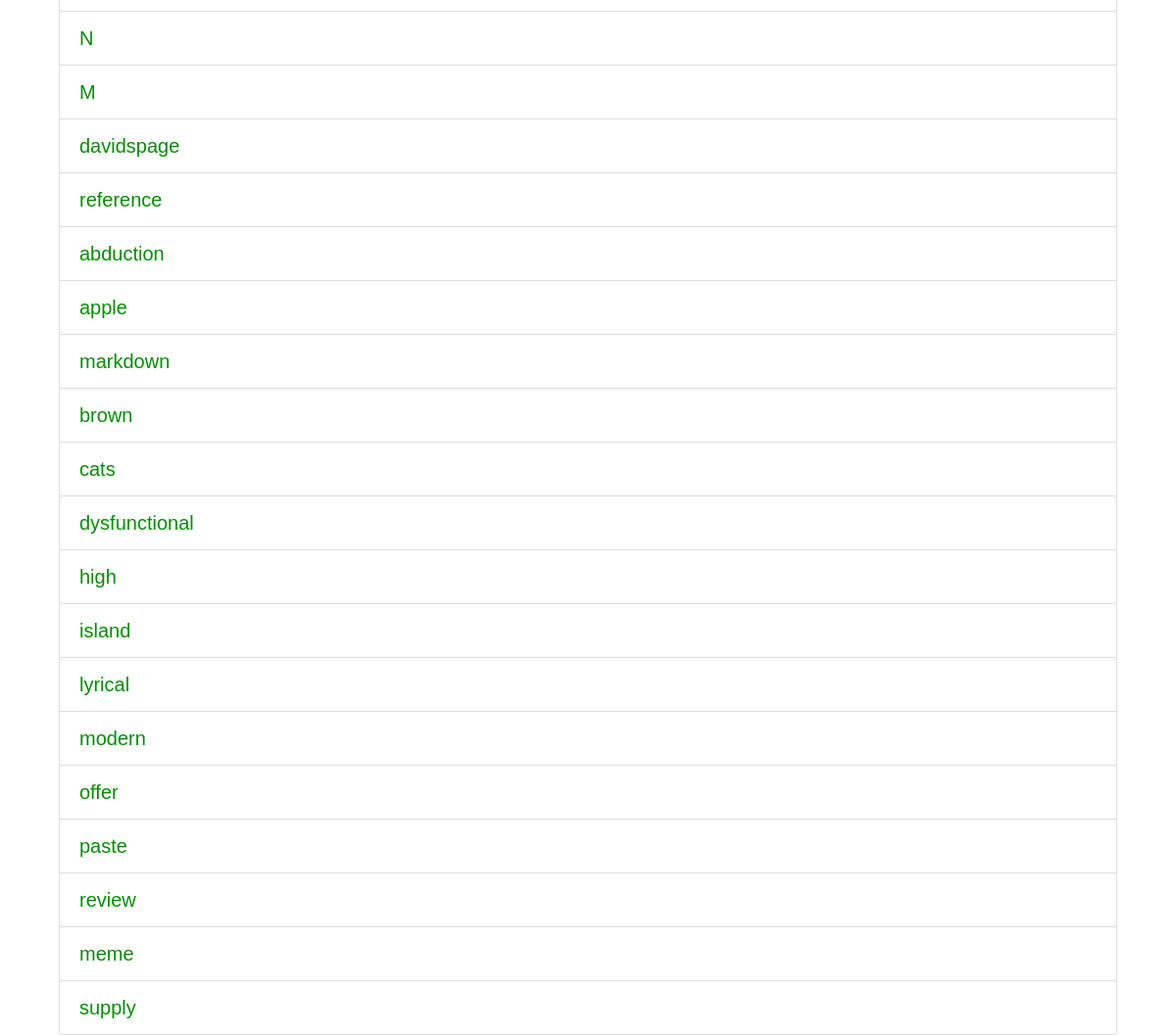
The page /wiki/ (lower part) on the database as committed earlier.
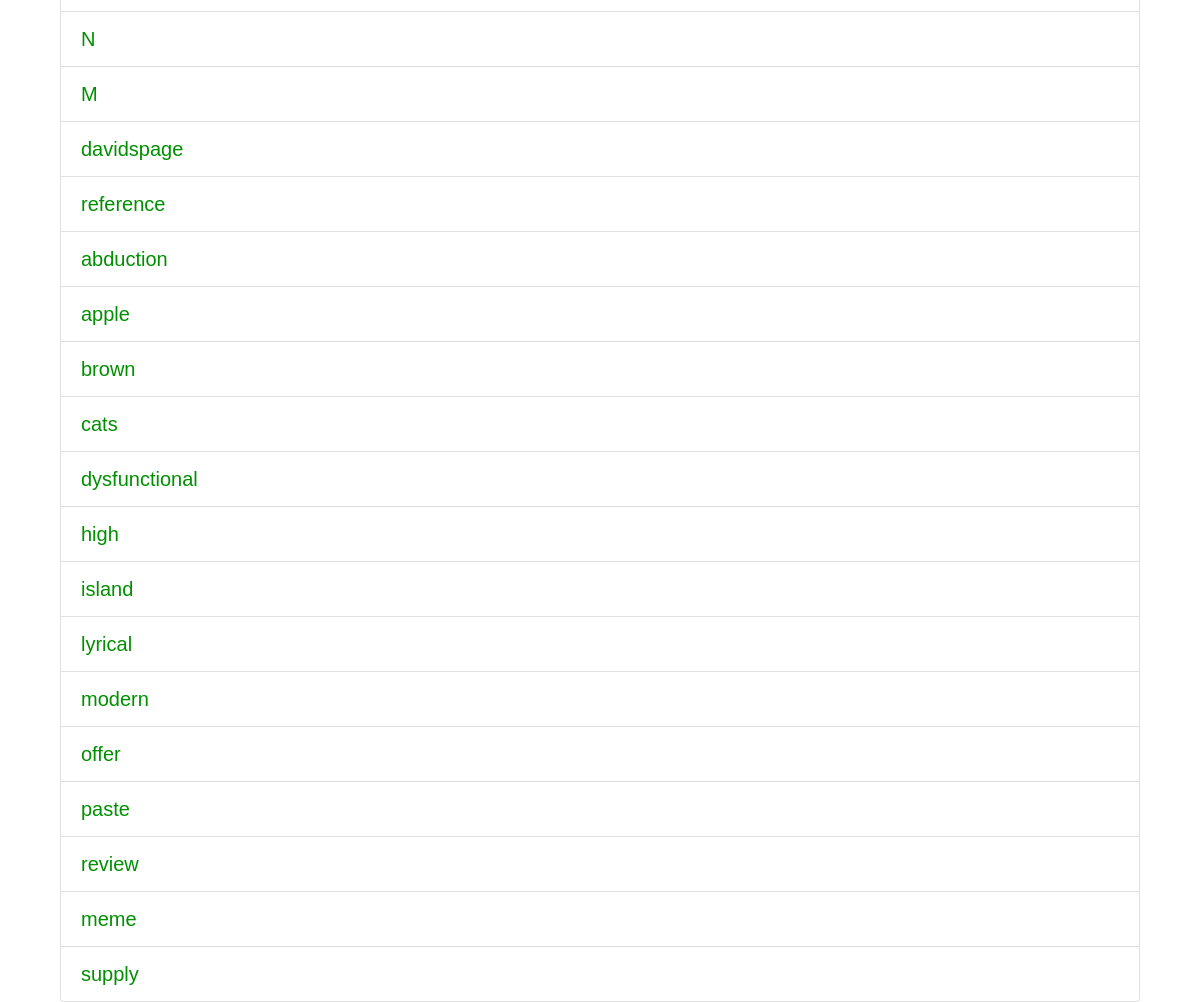
The same page on the database as committed later.
### wiki/models.py (models this page shows, shortened)
class Page(models.Model):
    title = models.CharField(max_length=64, primary_key=True)
    content = models.TextField()

### wiki/views.py (the view)
# urls.py: path('', views.IndexView.as_view(), name='index'),
class IndexView(generic.ListView):
    template_name = 'wiki/index.html'
    context_object_name = 'pages'
    def get_queryset(self):
        return Page.objects.all()

### wiki/templates/wiki/index.html (shortened to what this page needs)
{% extends "wiki/base.html" %}
{% load static %}
{% block content %}
<div class="container">
    {% if pages %}
    <ul class="list-group" id="listorder">
        {% for page in pages %}
        <li class="list-group-item"><a href="{% url 'wiki:detail' page.title %}">{{ page.title }}</a></li>
        {% endfor %}
    </ul>
    {% else %}
    <p>No pages are available.</p>
    {% endif %}
</div>
{% endblock content %}

Rows that differ between the two databases and show on the page:
removed Page: title "markdown"
